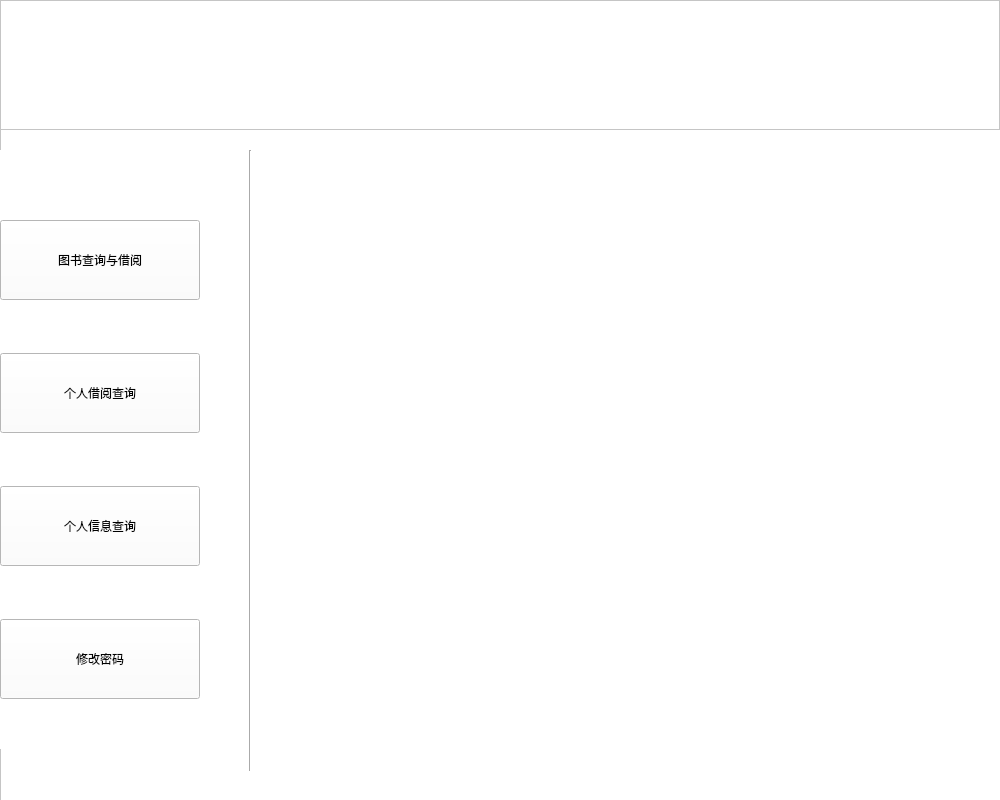
<?xml version="1.0" encoding="UTF-8"?>
<ui version="4.0">
 <class>infoWindow</class>
 <widget class="QWidget" name="infoWindow">
  <property name="geometry">
   <rect>
    <x>0</x>
    <y>0</y>
    <width>1000</width>
    <height>800</height>
   </rect>
  </property>
  <property name="windowTitle">
   <string>Form</string>
  </property>
  <property name="styleSheet">
   <string notr="true"/>
  </property>
  <widget class="QFrame" name="frame">
   <property name="geometry">
    <rect>
     <x>0</x>
     <y>0</y>
     <width>1001</width>
     <height>1000</height>
    </rect>
   </property>
   <property name="sizePolicy">
    <sizepolicy hsizetype="Fixed" vsizetype="Expanding">
     <horstretch>0</horstretch>
     <verstretch>0</verstretch>
    </sizepolicy>
   </property>
   <property name="minimumSize">
    <size>
     <width>800</width>
     <height>1000</height>
    </size>
   </property>
   <property name="maximumSize">
    <size>
     <width>100000</width>
     <height>100000</height>
    </size>
   </property>
   <property name="styleSheet">
    <string notr="true">background-color: rgb(255, 255, 255);</string>
   </property>
   <property name="frameShape">
    <enum>QFrame::StyledPanel</enum>
   </property>
   <property name="frameShadow">
    <enum>QFrame::Raised</enum>
   </property>
   <widget class="QGraphicsView" name="Title">
    <property name="geometry">
     <rect>
      <x>0</x>
      <y>0</y>
      <width>1000</width>
      <height>130</height>
     </rect>
    </property>
    <property name="styleSheet">
     <string notr="true">background-image: url(:/image/捕获.PNG);</string>
    </property>
   </widget>
   <widget class="QWidget" name="verticalLayoutWidget">
    <property name="geometry">
     <rect>
      <x>0</x>
      <y>150</y>
      <width>202</width>
      <height>599</height>
     </rect>
    </property>
    <layout class="QVBoxLayout" name="verticalLayout">
     <property name="spacing">
      <number>3</number>
     </property>
     <property name="topMargin">
      <number>20</number>
     </property>
     <item>
      <widget class="QPushButton" name="pb_querybook">
       <property name="minimumSize">
        <size>
         <width>200</width>
         <height>80</height>
        </size>
       </property>
       <property name="maximumSize">
        <size>
         <width>200</width>
         <height>80</height>
        </size>
       </property>
       <property name="styleSheet">
        <string notr="true">
font: 16pt &quot;Adobe Devanagari&quot;;
</string>
       </property>
       <property name="text">
        <string>图书查询与借阅</string>
       </property>
      </widget>
     </item>
     <item>
      <widget class="QPushButton" name="pb_queryborrow">
       <property name="minimumSize">
        <size>
         <width>200</width>
         <height>80</height>
        </size>
       </property>
       <property name="maximumSize">
        <size>
         <width>200</width>
         <height>80</height>
        </size>
       </property>
       <property name="styleSheet">
        <string notr="true">font: 16pt &quot;Adobe Devanagari&quot;;</string>
       </property>
       <property name="text">
        <string>个人借阅查询</string>
       </property>
      </widget>
     </item>
     <item>
      <widget class="QPushButton" name="pb_querymyself">
       <property name="minimumSize">
        <size>
         <width>200</width>
         <height>80</height>
        </size>
       </property>
       <property name="maximumSize">
        <size>
         <width>200</width>
         <height>80</height>
        </size>
       </property>
       <property name="styleSheet">
        <string notr="true">font: 16pt &quot;Adobe Devanagari&quot;;</string>
       </property>
       <property name="text">
        <string>个人信息查询</string>
       </property>
      </widget>
     </item>
     <item>
      <widget class="QPushButton" name="pb_alterpwd">
       <property name="minimumSize">
        <size>
         <width>200</width>
         <height>80</height>
        </size>
       </property>
       <property name="maximumSize">
        <size>
         <width>200</width>
         <height>80</height>
        </size>
       </property>
       <property name="styleSheet">
        <string notr="true">font: 16pt &quot;Adobe Devanagari&quot;;</string>
       </property>
       <property name="text">
        <string>修改密码</string>
       </property>
      </widget>
     </item>
    </layout>
   </widget>
   <widget class="Line" name="line">
    <property name="geometry">
     <rect>
      <x>240</x>
      <y>150</y>
      <width>20</width>
      <height>621</height>
     </rect>
    </property>
    <property name="styleSheet">
     <string notr="true">font: 75 9pt &quot;Adobe Devanagari&quot;;</string>
    </property>
    <property name="orientation">
     <enum>Qt::Vertical</enum>
    </property>
   </widget>
  </widget>
 </widget>
 <resources/>
 <connections/>
</ui>
